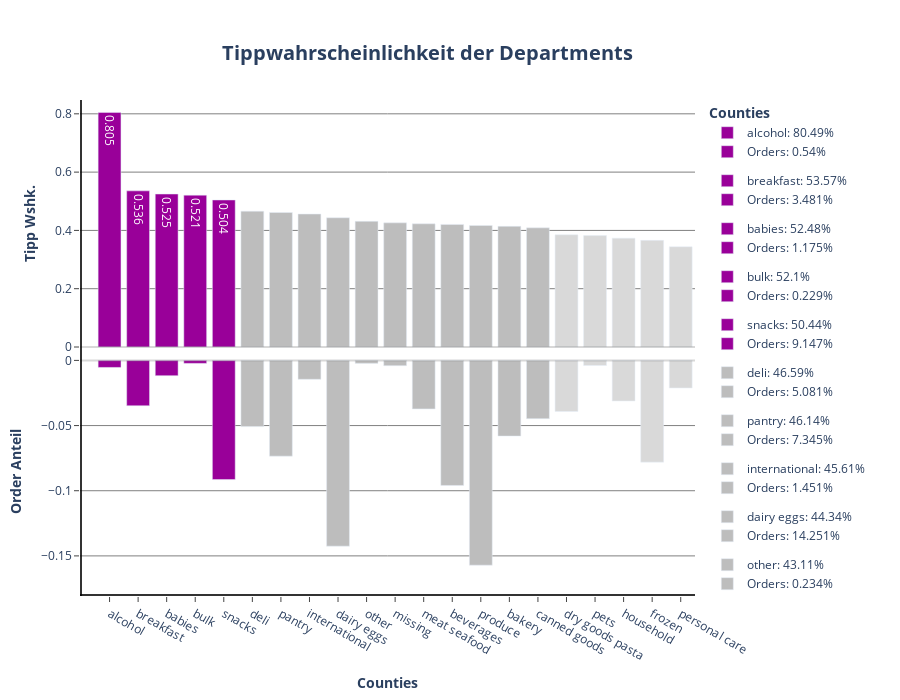

Here is the notebook cell this chart was saved with:
### Code cell
fig1 = make_subplots(cols= 1, rows= 2, shared_xaxes= True, shared_yaxes= False, vertical_spacing= 0)

for department in df_dep2.department:

 if df_dep2[df_dep2.department == department].tip_norm.values >= 0.5:
  color = px.colors.qualitative.G10[4]
  text= df_dep2.loc[df_dep2.department == department].tip_norm.values.round(3)

  fig1.add_trace(
   go.Bar(
    x= df_dep2.loc[df_dep2.department == department].department,
    y= df_dep2.loc[df_dep2.department == department].tip_norm,
    name= f"{department}: {(df_dep2.loc[df_dep2.department == department].tip_norm.values[0] * 100).round(2)}%",
    showlegend= True,
    marker= dict(color= color),
    width= 0.8,
    text= text,
    base= 0,
    legendgroup= f"{department}" 
   ),
   col= 1,
   row= 1
  )

  fig1.add_trace(
   go.Bar(
    x= df_dep2.loc[df_dep2.department == department].department,
    y= df_dep2.loc[df_dep2.department == department].orders_norm,
    name= f"Orders: {(df_dep2.loc[df_dep2.department == department].orders_norm.values[0] * 100).round(3)}%",
    base = -df_dep2.loc[df_dep2.department == department].orders_norm,
    showlegend= True,
    marker= dict(color= color),
    width= 0.8,
    legendgroup= f"{department}"
   ),
   col= 1,
   row= 2
  )

 elif 0.4 < df_dep2.loc[df_dep2.department == department].tip_norm.values < 0.5:
  color= px.colors.sequential.Greys[3]

  fig1.add_trace(
   go.Bar(
    x= df_dep2.loc[df_dep2.department == department].department,
    y= df_dep2.loc[df_dep2.department == department].tip_norm,
    name= f"{department}: {(df_dep2.loc[df_dep2.department == department].tip_norm.values[0] * 100).round(2)}%",
    showlegend= True,
    marker= dict(color= color),
    width= 0.8,
    base= 0,
    legendgroup= f"{department}"
   ),
   col= 1,
   row= 1
  )

  fig1.add_trace(
   go.Bar(
    x= df_dep2.loc[df_dep2.department == department].department,
    y= df_dep2.loc[df_dep2.department == department].orders_norm,
    name= f"Orders: {(df_dep2.loc[df_dep2.department == department].orders_norm.values[0] * 100).round(3)}%",
    base = -df_dep2.loc[df_dep2.department == department].orders_norm,
    showlegend= True,
    marker= dict(color= color),
    width= 0.8,
    legendgroup= f"{department}"
   ),
   col= 1,
   row= 2
  )

 elif 0.3 < df_dep2.loc[df_dep2.department == department].tip_norm.values < 0.4:
  color= px.colors.sequential.Greys[2]

  fig1.add_trace(
   go.Bar(
    x= df_dep2.loc[df_dep2.department == department].department,
    y= df_dep2.loc[df_dep2.department == department].tip_norm,
    name= f"{department}: {(df_dep2.loc[df_dep2.department == department].tip_norm.values[0] * 100).round(2)}%",
    showlegend= True,
    marker= dict(color= color),
    width= 0.8,
    base= 0,
    legendgroup= f"{department}"
   ),
   col= 1,
   row= 1
  )

  fig1.add_trace(
   go.Bar(
    x= df_dep2.loc[df_dep2.department == department].department,
    y= df_dep2.loc[df_dep2.department == department].orders_norm,
    name= f"Orders: {(df_dep2.loc[df_dep2.department == department].orders_norm.values[0] * 100).round(3)}%",
    base = -df_dep2.loc[df_dep2.department == department].orders_norm,
    showlegend= True,
    marker= dict(color= color),
    width= 0.8,
    legendgroup= f"{department}"
   ),
   col= 1,
   row= 2
  )

fig1.add_hline(
 y= 0,
 opacity= 0.3,
 line_dash= "solid",
 line_color= "grey",
 col= 1,
 row= 1
)

fig1.add_hline(
 y= 0,
 opacity= 0.3,
 line_dash= "solid",
 line_color= "grey",
 col= 1,
 row= 2
)

fig1.add_vline(
 x= -1,
 opacity= 0.8,
 line_dash= "solid",
 line_color= "black",
 col= 1,
 row= 2
)

fig1.add_vline(
 x= -1,
 opacity= 0.8,
 line_dash= "solid",
 line_color= "black",
 col= 1,
 row= 1
)

fig1.add_hline(
 y= -0.18,
 opacity= 0.8,
 line_dash= "solid",
 line_color= "black",
 col= 1,
 row= 2
)

fig1.update_annotations(opacity= 0.8)
fig1.update_layout(title= dict(text= "<b>Tippwahrscheinlichkeit der Departments</b>", font_size= 20, xanchor= "center", yanchor= "top", y=0.935, x=0.475), legend_title_text = "<b>Counties</b>", height= 700)
fig1.update_xaxes(title_text="<b>Counties</b>", ticks= "outside", col= 1, row= 2)
fig1.update_xaxes(showline= False, col= 1, row= 1)
fig1.update_yaxes(title_text="<b>Tipp Wshk.</b>", ticks= "outside", showgrid= True, gridcolor= "grey", col= 1, row= 1, showline= False)
fig1.update_yaxes(title_text="<b>Order Anteil</b>", ticks= "outside", showgrid= True, gridcolor= "grey", col= 1, row= 2)
fig1.update_layout(plot_bgcolor= "white", xaxis= dict(linecolor= "black"), yaxis= dict(linecolor= "black"))
fig1.show()

### Figure 1 — Plotly figure (JSON) as saved in the notebook; plotly's stock layout.template omitted (floating-point values rounded to 4 significant figures)
{"data": [{"base": 0, "legendgroup": "alcohol", "marker": {"color": "#990099"}, "name": "alcohol: 80.49%", "showlegend": true, "text": [0.805], "type": "bar", "width": 0.8, "x": ["alcohol"], "xaxis": "x", "y": [0.8049], "yaxis": "y"}, {"base": [-0.005399], "legendgroup": "alcohol", "marker": {"color": "#990099"}, "name": "Orders: 0.54%", "showlegend": true, "type": "bar", "width": 0.8, "x": ["alcohol"], "xaxis": "x2", "y": [0.005399], "yaxis": "y2"}, {"base": 0, "legendgroup": "breakfast", "marker": {"color": "#990099"}, "name": "breakfast: 53.57%", "showlegend": true, "text": [0.536], "type": "bar", "width": 0.8, "x": ["breakfast"], "xaxis": "x", "y": [0.5357], "yaxis": "y"}, {"base": [-0.03481], "legendgroup": "breakfast", "marker": {"color": "#990099"}, "name": "Orders: 3.481%", "showlegend": true, "type": "bar", "width": 0.8, "x": ["breakfast"], "xaxis": "x2", "y": [0.03481], "yaxis": "y2"}, {"base": 0, "legendgroup": "babies", "marker": {"color": "#990099"}, "name": "babies: 52.48%", "showlegend": true, "text": [0.525], "type": "bar", "width": 0.8, "x": ["babies"], "xaxis": "x", "y": [0.5248], "yaxis": "y"}, {"base": [-0.01175], "legendgroup": "babies", "marker": {"color": "#990099"}, "name": "Orders: 1.175%", "showlegend": true, "type": "bar", "width": 0.8, "x": ["babies"], "xaxis": "x2", "y": [0.01175], "yaxis": "y2"}, {"base": 0, "legendgroup": "bulk", "marker": {"color": "#990099"}, "name": "bulk: 52.1%", "showlegend": true, "text": [0.521], "type": "bar", "width": 0.8, "x": ["bulk"], "xaxis": "x", "y": [0.521], "yaxis": "y"}, {"base": [-0.002295], "legendgroup": "bulk", "marker": {"color": "#990099"}, "name": "Orders: 0.229%", "showlegend": true, "type": "bar", "width": 0.8, "x": ["bulk"], "xaxis": "x2", "y": [0.002295], "yaxis": "y2"}, {"base": 0, "legendgroup": "snacks", "marker": {"color": "#990099"}, "name": "snacks: 50.44%", "showlegend": true, "text": [0.504], "type": "bar", "width": 0.8, "x": ["snacks"], "xaxis": "x", "y": [0.5044], "yaxis": "y"}, {"base": [-0.09147], "legendgroup": "snacks", "marker": {"color": "#990099"}, "name": "Orders: 9.147%", "showlegend": true, "type": "bar", "width": 0.8, "x": ["snacks"], "xaxis": "x2", "y": [0.09147], "yaxis": "y2"}, {"base": 0, "legendgroup": "deli", "marker": {"color": "rgb(189,189,189)"}, "name": "deli: 46.59%", "showlegend": true, "type": "bar", "width": 0.8, "x": ["deli"], "xaxis": "x", "y": [0.4659], "yaxis": "y"}, {"base": [-0.05081], "legendgroup": "deli", "marker": {"color": "rgb(189,189,189)"}, "name": "Orders: 5.081%", "showlegend": true, "type": "bar", "width": 0.8, "x": ["deli"], "xaxis": "x2", "y": [0.05081], "yaxis": "y2"}, {"base": 0, "legendgroup": "pantry", "marker": {"color": "rgb(189,189,189)"}, "name": "pantry: 46.14%", "showlegend": true, "type": "bar", "width": 0.8, "x": ["pantry"], "xaxis": "x", "y": [0.4614], "yaxis": "y"}, {"base": [-0.07345], "legendgroup": "pantry", "marker": {"color": "rgb(189,189,189)"}, "name": "Orders: 7.345%", "showlegend": true, "type": "bar", "width": 0.8, "x": ["pantry"], "xaxis": "x2", "y": [0.07345], "yaxis": "y2"}, {"base": 0, "legendgroup": "international", "marker": {"color": "rgb(189,189,189)"}, "name": "international: 45.61%", "showlegend": true, "type": "bar", "width": 0.8, "x": ["international"], "xaxis": "x", "y": [0.4561], "yaxis": "y"}, {"base": [-0.01451], "legendgroup": "international", "marker": {"color": "rgb(189,189,189)"}, "name": "Orders: 1.451%", "showlegend": true, "type": "bar", "width": 0.8, "x": ["international"], "xaxis": "x2", "y": [0.01451], "yaxis": "y2"}, {"base": 0, "legendgroup": "dairy eggs", "marker": {"color": "rgb(189,189,189)"}, "name": "dairy eggs: 44.34%", "showlegend": true, "type": "bar", "width": 0.8, "x": ["dairy eggs"], "xaxis": "x", "y": [0.4434], "yaxis": "y"}, {"base": [-0.1425], "legendgroup": "dairy eggs", "marker": {"color": "rgb(189,189,189)"}, "name": "Orders: 14.251%", "showlegend": true, "type": "bar", "width": 0.8, "x": ["dairy eggs"], "xaxis": "x2", "y": [0.1425], "yaxis": "y2"}, {"base": 0, "legendgroup": "other", "marker": {"color": "rgb(189,189,189)"}, "name": "other: 43.11%", "showlegend": true, "type": "bar", "width": 0.8, "x": ["other"], "xaxis": "x", "y": [0.4311], "yaxis": "y"}, {"base": [-0.002344], "legendgroup": "other", "marker": {"color": "rgb(189,189,189)"}, "name": "Orders: 0.234%", "showlegend": true, "type": "bar", "width": 0.8, "x": ["other"], "xaxis": "x2", "y": [0.002344], "yaxis": "y2"}, {"base": 0, "legendgroup": "missing", "marker": {"color": "rgb(189,189,189)"}, "name": "missing: 42.59%", "showlegend": true, "type": "bar", "width": 0.8, "x": ["missing"], "xaxis": "x", "y": [0.4259], "yaxis": "y"}, {"base": [-0.004093], "legendgroup": "missing", "marker": {"color": "rgb(189,189,189)"}, "name": "Orders: 0.409%", "showlegend": true, "type": "bar", "width": 0.8, "x": ["missing"], "xaxis": "x2", "y": [0.004093], "yaxis": "y2"}, {"base": 0, "legendgroup": "meat seafood", "marker": {"color": "rgb(189,189,189)"}, "name": "meat seafood: 42.26%", "showlegend": true, "type": "bar", "width": 0.8, "x": ["meat seafood"], "xaxis": "x", "y": [0.4226], "yaxis": "y"}, {"base": [-0.03722], "legendgroup": "meat seafood", "marker": {"color": "rgb(189,189,189)"}, "name": "Orders: 3.722%", "showlegend": true, "type": "bar", "width": 0.8, "x": ["meat seafood"], "xaxis": "x2", "y": [0.03722], "yaxis": "y2"}, {"base": 0, "legendgroup": "beverages", "marker": {"color": "rgb(189,189,189)"}, "name": "beverages: 42.07%", "showlegend": true, "type": "bar", "width": 0.8, "x": ["beverages"], "xaxis": "x", "y": [0.4207], "yaxis": "y"}, {"base": [-0.09595], "legendgroup": "beverages", "marker": {"color": "rgb(189,189,189)"}, "name": "Orders: 9.595%", "showlegend": true, "type": "bar", "width": 0.8, "x": ["beverages"], "xaxis": "x2", "y": [0.09595], "yaxis": "y2"}, {"base": 0, "legendgroup": "produce", "marker": {"color": "rgb(189,189,189)"}, "name": "produce: 41.7%", "showlegend": true, "type": "bar", "width": 0.8, "x": ["produce"], "xaxis": "x", "y": [0.417], "yaxis": "y"}, {"base": [-0.1571], "legendgroup": "produce", "marker": {"color": "rgb(189,189,189)"}, "name": "Orders: 15.712%", "showlegend": true, "type": "bar", "width": 0.8, "x": ["produce"], "xaxis": "x2", "y": [0.1571], "yaxis": "y2"}, {"base": 0, "legendgroup": "bakery", "marker": {"color": "rgb(189,189,189)"}, "name": "bakery: 41.4%", "showlegend": true, "type": "bar", "width": 0.8, "x": ["bakery"], "xaxis": "x", "y": [0.414], "yaxis": "y"}, {"base": [-0.05809], "legendgroup": "bakery", "marker": {"color": "rgb(189,189,189)"}, "name": "Orders: 5.809%", "showlegend": true, "type": "bar", "width": 0.8, "x": ["bakery"], "xaxis": "x2", "y": [0.05809], "yaxis": "y2"}, {"base": 0, "legendgroup": "canned goods", "marker": {"color": "rgb(189,189,189)"}, "name": "canned goods: 40.87%", "showlegend": true, "type": "bar", "width": 0.8, "x": ["canned goods"], "xaxis": "x", "y": [0.4087], "yaxis": "y"}, {"base": [-0.04469], "legendgroup": "canned goods", "marker": {"color": "rgb(189,189,189)"}, "name": "Orders: 4.469%", "showlegend": true, "type": "bar", "width": 0.8, "x": ["canned goods"], "xaxis": "x2", "y": [0.04469], "yaxis": "y2"}, {"base": 0, "legendgroup": "dry goods pasta", "marker": {"color": "rgb(217,217,217)"}, "name": "dry goods pasta: 38.48%", "showlegend": true, "type": "bar", "width": 0.8, "x": ["dry goods pasta"], "xaxis": "x", "y": [0.3848], "yaxis": "y"}, {"base": [-0.0392], "legendgroup": "dry goods pasta", "marker": {"color": "rgb(217,217,217)"}, "name": "Orders: 3.92%", "showlegend": true, "type": "bar", "width": 0.8, "x": ["dry goods pasta"], "xaxis": "x2", "y": [0.0392], "yaxis": "y2"}, {"base": 0, "legendgroup": "pets", "marker": {"color": "rgb(217,217,217)"}, "name": "pets: 38.22%", "showlegend": true, "type": "bar", "width": 0.8, "x": ["pets"], "xaxis": "x", "y": [0.3822], "yaxis": "y"}, {"base": [-0.003911], "legendgroup": "pets", "marker": {"color": "rgb(217,217,217)"}, "name": "Orders: 0.391%", "showlegend": true, "type": "bar", "width": 0.8, "x": ["pets"], "xaxis": "x2", "y": [0.003911], "yaxis": "y2"}, {"base": 0, "legendgroup": "household", "marker": {"color": "rgb(217,217,217)"}, "name": "household: 37.35%", "showlegend": true, "type": "bar", "width": 0.8, "x": ["household"], "xaxis": "x", "y": [0.3735], "yaxis": "y"}, {"base": [-0.03115], "legendgroup": "household", "marker": {"color": "rgb(217,217,217)"}, "name": "Orders: 3.115%", "showlegend": true, "type": "bar", "width": 0.8, "x": ["household"], "xaxis": "x2", "y": [0.03115], "yaxis": "y2"}, {"base": 0, "legendgroup": "frozen", "marker": {"color": "rgb(217,217,217)"}, "name": "frozen: 36.59%", "showlegend": true, "type": "bar", "width": 0.8, "x": ["frozen"], "xaxis": "x", "y": [0.3659], "yaxis": "y"}, {"base": [-0.07806], "legendgroup": "frozen", "marker": {"color": "rgb(217,217,217)"}, "name": "Orders: 7.806%", "showlegend": true, "type": "bar", "width": 0.8, "x": ["frozen"], "xaxis": "x2", "y": [0.07806], "yaxis": "y2"}, {"base": 0, "legendgroup": "personal care", "marker": {"color": "rgb(217,217,217)"}, "name": "personal care: 34.39%", "showlegend": true, "type": "bar", "width": 0.8, "x": ["personal care"], "xaxis": "x", "y": [0.3439], "yaxis": "y"}, {"base": [-0.02118], "legendgroup": "personal care", "marker": {"color": "rgb(217,217,217)"}, "name": "Orders: 2.118%", "showlegend": true, "type": "bar", "width": 0.8, "x": ["personal care"], "xaxis": "x2", "y": [0.02118], "yaxis": "y2"}], "layout": {"height": 700, "legend": {"title": {"text": "<b>Counties</b>"}}, "plot_bgcolor": "white", "shapes": [{"line": {"color": "grey", "dash": "solid"}, "opacity": 0.3, "type": "line", "x0": 0, "x1": 1, "xref": "x domain", "y0": 0, "y1": 0, "yref": "y"}, {"line": {"color": "grey", "dash": "solid"}, "opacity": 0.3, "type": "line", "x0": 0, "x1": 1, "xref": "x2 domain", "y0": 0, "y1": 0, "yref": "y2"}, {"line": {"color": "black", "dash": "solid"}, "opacity": 0.8, "type": "line", "x0": -1, "x1": -1, "xref": "x2", "y0": 0, "y1": 1, "yref": "y2 domain"}, {"line": {"color": "black", "dash": "solid"}, "opacity": 0.8, "type": "line", "x0": -1, "x1": -1, "xref": "x", "y0": 0, "y1": 1, "yref": "y domain"}, {"line": {"color": "black", "dash": "solid"}, "opacity": 0.8, "type": "line", "x0": 0, "x1": 1, "xref": "x2 domain", "y0": -0.18, "y1": -0.18, "yref": "y2"}], "title": {"font": {"size": 20}, "text": "<b>Tippwahrscheinlichkeit der Departments</b>", "x": 0.475, "xanchor": "center", "y": 0.935, "yanchor": "top"}, "xaxis": {"anchor": "y", "domain": [0, 1], "linecolor": "black", "matches": "x2", "showline": false, "showticklabels": false}, "xaxis2": {"anchor": "y2", "domain": [0, 1], "ticks": "outside", "title": {"text": "<b>Counties</b>"}}, "yaxis": {"anchor": "x", "domain": [0.5, 1], "gridcolor": "grey", "linecolor": "black", "showgrid": true, "showline": false, "ticks": "outside", "title": {"text": "<b>Tipp Wshk.</b>"}}, "yaxis2": {"anchor": "x2", "domain": [0, 0.5], "gridcolor": "grey", "showgrid": true, "ticks": "outside", "title": {"text": "<b>Order Anteil</b>"}}}}
